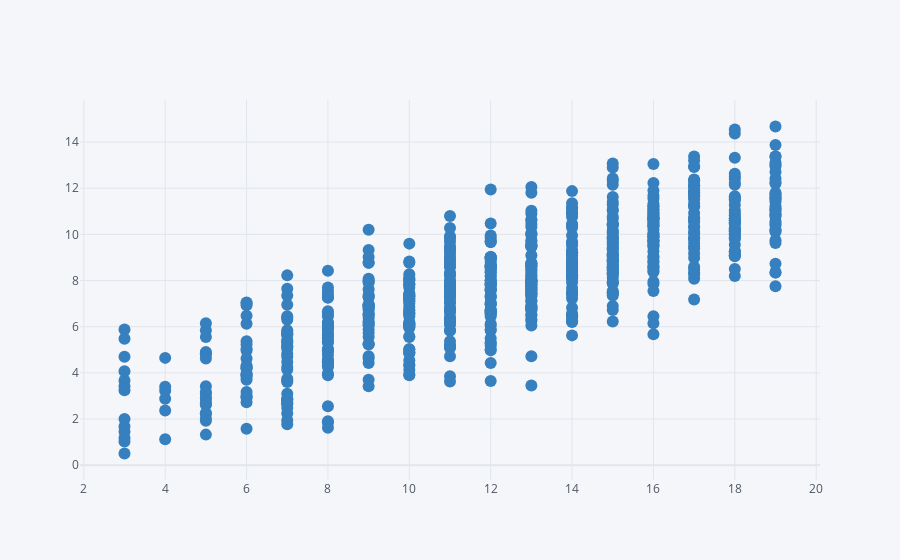

The notebook cell saved with this chart:
### Code cell
lc.iplot(kind = 'scatter',x='Age',y = 'LungCap',mode = 'markers',color='blue')
##with the increase in the age,the  lungcapacity of people is increasing 
#showing it through scatter plot

### Figure 1 — Plotly figure (JSON) as saved in the notebook; plotly's stock layout.template omitted (floating-point values rounded to 4 significant figures; data arrays with more than 128 entries replaced by an {"elided": "..."} marker saying what was removed)
{"data": [{"line": {"color": "rgba(55, 128, 191, 1.0)", "dash": "solid", "shape": "linear", "width": 1.3}, "marker": {"size": 12, "symbol": "circle"}, "mode": "markers", "name": "LungCap", "text": "", "type": "scatter", "x": {"elided": "725 int values"}, "y": {"elided": "725 float values"}}], "layout": {"legend": {"bgcolor": "#F5F6F9", "font": {"color": "#4D5663"}}, "paper_bgcolor": "#F5F6F9", "plot_bgcolor": "#F5F6F9", "title": {"font": {"color": "#4D5663"}}, "xaxis": {"gridcolor": "#E1E5ED", "showgrid": true, "tickfont": {"color": "#4D5663"}, "title": {"font": {"color": "#4D5663"}, "text": ""}, "zerolinecolor": "#E1E5ED"}, "yaxis": {"gridcolor": "#E1E5ED", "showgrid": true, "tickfont": {"color": "#4D5663"}, "title": {"font": {"color": "#4D5663"}, "text": ""}, "zerolinecolor": "#E1E5ED"}}}
